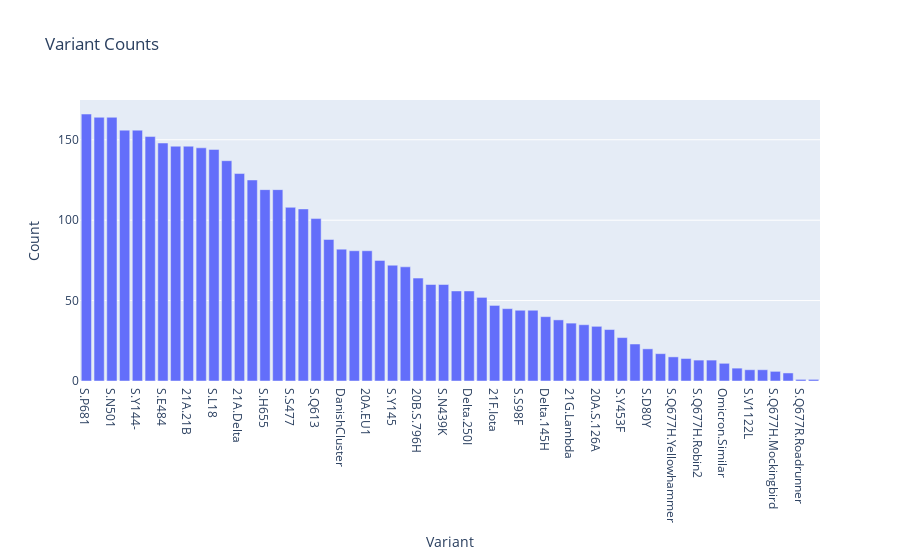

Notebook code cell kept with this figure:
### Code cell
# 1. Bar Chart: Variant Counts
variant_counts = df['variant'].value_counts().reset_index()
variant_counts.columns = ['variant', 'count']
fig = px.bar(variant_counts, x='variant', y='count', labels={'variant':'Variant', 'count':'Count'}, title='Variant Counts')
fig.show()

### Figure 1 — Plotly figure (JSON) as saved in the notebook; plotly's stock layout.template omitted (floating-point values rounded to 4 significant figures)
{"data": [{"hovertemplate": "Variant=%{x}<br>Count=%{y}<extra></extra>", "legendgroup": "", "marker": {"color": "#636efa", "pattern": {"shape": ""}}, "name": "", "orientation": "v", "showlegend": false, "textposition": "auto", "type": "bar", "x": ["S.P681", "ORF1a.S3675", "S.N501", "S.H69-", "S.Y144-", "20I.Alpha.V1", "S.E484", "21J.Delta", "21A.21B", "S.A222", "S.L18", "S.Q677", "21A.Delta", "21I.Delta", "S.H655", "S.K417", "S.S477", "20H.Beta.V2", "S.Q613", "S.T572", "DanishCluster", "21D.Eta", "20A.EU1", "20J.Gamma.V3", "S.Y145", "20A.EU2", "20B.S.796H", "Delta.ORF1a3059F", "S.N439K", "21A.Delta.S.K417", "Delta.250I", "21B.Kappa", "21F.Iota", "21H.Mu", "S.S98F", "21C.Epsilon", "Delta.145H", "20B.S.732A", "21G.Lambda", "Delta.299I", "20A.S.126A", "20A.S.210T", "S.Y453F", "S.A626S", "S.D80Y", "21K.Omicron", "S.Q677H.Yellowhammer", "S.Q677P.Pelican", "S.Q677H.Robin2", "S.Q677H.Bluebird", "Omicron.Similar", "S.Q677H.Robin1", "S.V1122L", "Delta.N.412R", "S.Q677H.Mockingbird", "S.Q677H.Quail", "S.Q677R.Roadrunner", "S.Q677H.Heron"], "xaxis": "x", "y": [166, 164, 164, 156, 156, 152, 148, 146, 146, 145, 144, 137, 129, 125, 119, 119, 108, 107, 101, 88, 82, 81, 81, 75, 72, 71, 64, 60, 60, 56, 56, 52, 47, 45, 44, 44, 40, 38, 36, 35, 34, 32, 27, 23, 20, 17, 15, 14, 13, 13, 11, 8, 7, 7, 6, 5, 1, 1], "yaxis": "y"}], "layout": {"barmode": "relative", "legend": {"tracegroupgap": 0}, "title": {"text": "Variant Counts"}, "xaxis": {"anchor": "y", "domain": [0, 1], "title": {"text": "Variant"}}, "yaxis": {"anchor": "x", "domain": [0, 1], "title": {"text": "Count"}}}}
